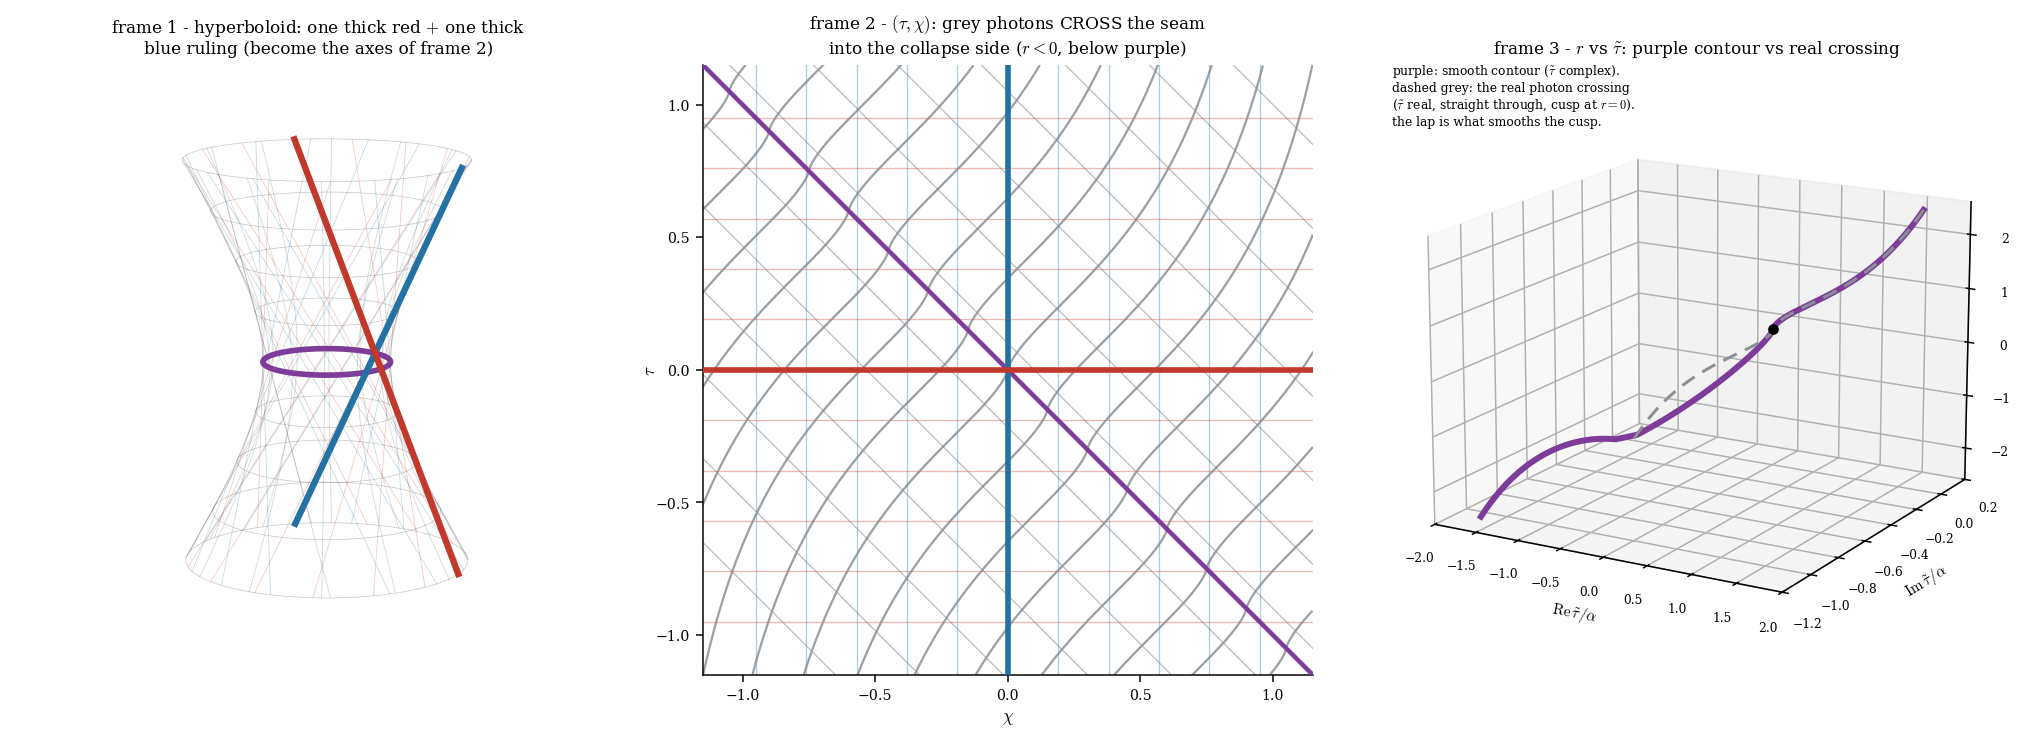

This chart was generated by the following Python code:
import numpy as np, matplotlib
matplotlib.use('Agg'); import matplotlib.pyplot as plt
from mpl_toolkits.mplot3d import Axes3D  # noqa
from scipy.integrate import solve_ivp
plt.rcParams.update({'font.family':'serif','font.size':9,'mathtext.fontset':'cm'})
RED,BLUE,GREY,BLACK,PURPLE='#c0392b','#2471a3','#8a8f94','#111111','#7d3c98'
M2=2/(3*np.sqrt(3)); A=M2**(1/3); zmax=2.0
fig=plt.figure(figsize=(15,5.6))

# frame 1: hyperboloid - all four faint + ONE thick red + ONE thick blue ruling
axH=fig.add_subplot(1,3,1,projection='3d')
for zc in np.linspace(-zmax,zmax,9):
    R=np.sqrt(1+zc**2); ph=np.linspace(0,2*np.pi,80)
    axH.plot(R*np.cos(ph),R*np.sin(ph),zc+0*ph,color=BLACK,lw=0.4,alpha=0.22)
zz=np.linspace(-zmax,zmax,40); RR=np.sqrt(1+zz**2)
for phi in np.linspace(0,2*np.pi,13)[:-1]:
    axH.plot(RR*np.cos(phi),RR*np.sin(phi),zz,color=GREY,lw=0.5,alpha=0.32)
t=np.linspace(-zmax,zmax,50)
ruling=lambda phi,sg:(np.cos(phi)-sg*t*np.sin(phi),np.sin(phi)+sg*t*np.cos(phi),t)
for phi in np.linspace(0,2*np.pi,16)[:-1]:
    x,y,z=ruling(phi,1);  axH.plot(x,y,z,color=RED, lw=0.4,alpha=0.28)
    x,y,z=ruling(phi,-1); axH.plot(x,y,z,color=BLUE,lw=0.4,alpha=0.28)
ph=np.linspace(0,2*np.pi,240); axH.plot(np.cos(ph),np.sin(ph),0*ph,color=PURPLE,lw=3.0)
phi0=np.linspace(0,2*np.pi,16)[3]; tf=np.linspace(-zmax,zmax,50)
axH.plot(np.cos(phi0)+tf*np.sin(phi0),np.sin(phi0)-tf*np.cos(phi0),tf,color=BLUE,lw=3.4)
axH.plot(np.cos(phi0)-tf*np.sin(phi0),np.sin(phi0)+tf*np.cos(phi0),tf,color=RED, lw=3.4)
axH.view_init(elev=12,azim=-58); axH.set_box_aspect((1,1,1.3)); axH.set_axis_off()
axH.set_title('frame 1 - hyperboloid: one thick red $+$ one thick\nblue ruling (become the axes of frame 2)',fontsize=9)

# frame 2: tau-chi ; photons now CROSS the seam into the collapse side (signed r, integrated in tau~)
axO=fig.add_subplot(1,3,2); X0,X1=-1.15,1.15
def rsig(tt): s=np.sinh(1.5*tt); return A*np.sign(s)*np.abs(s)**(2/3)
def rprime(tt,h=1e-6): return (rsig(tt+h)-rsig(tt-h))/(2*h)
for d in np.linspace(-1.8,2.0,13):
    axO.plot([X0,X1],[d-X0,d-X1],color=BLACK,lw=0.6,alpha=0.30)     # const r (diagonal)
for c in np.linspace(-0.95,0.95,11):
    if abs(c)>1e-6:
        axO.plot([c,c],[X0,X1],color=BLUE,lw=0.7,alpha=0.35)
        axO.plot([X0,X1],[c,c],color=RED, lw=0.7,alpha=0.35)
def photon(chi_seam,Ts=4.0):
    rhs=lambda ttil,y:[1.0/(1.0+rprime(ttil))]
    sP=solve_ivp(rhs,[0,Ts],[chi_seam],max_step=0.01,rtol=1e-8)
    sM=solve_ivp(rhs,[0,-Ts],[chi_seam],max_step=0.01,rtol=1e-8)
    ttil=np.concatenate([sM.t[::-1],sP.t]); chi=np.concatenate([sM.y[0][::-1],sP.y[0]]); tau=ttil-chi
    m=(chi>=X0)&(chi<=X1)&(tau>=X0)&(tau<=X1); return chi[m],tau[m]
for cs in np.linspace(-1.05,1.05,15):
    ch,ta=photon(cs)
    if len(ch)>2: axO.plot(ch,ta,color=GREY,lw=1.2,alpha=0.85)
axO.axvline(0.0,color=BLUE,lw=3.0,zorder=6)                          # chi=0 axis (thick blue)
axO.axhline(0.0,color=RED, lw=3.0,zorder=6)                          # tau=0 axis (thick red)
axO.plot([X0,X1],[-X0,-X1],color=PURPLE,lw=2.4,zorder=5)             # seam r=0
axO.set_xlim(X0,X1); axO.set_ylim(X0,X1); axO.set_aspect('equal')
axO.set_xlabel(r'$\chi$'); axO.set_ylabel(r'$\tau$',labelpad=-2); axO.tick_params(labelsize=7.5)
for s in ['top','right']: axO.spines[s].set_visible(False)
axO.set_title('frame 2 - $(\\tau,\\chi)$: grey photons CROSS the seam\ninto the collapse side ($r{<}0$, below purple)',fontsize=9)

# frame 3: r vs tau~ ; purple collapsed mix (real reading crosses seam; complex contour smooths it)
axR=fig.add_subplot(1,3,3,projection='3d')
def tau_of_r(r): z=(complex(r)/A)**1.5; return (2.0/3.0)*np.arcsinh(z)
rr=np.linspace(2.6,-2.6,500); T=np.array([tau_of_r(r) for r in rr])
axR.plot(T.real,T.imag,rr,color=PURPLE,lw=3.2,label='smooth complex contour')
# the REAL photon reading: tau~ real, signed r, straight through 0 (the cusp) - dashed
rre=np.linspace(2.6,-2.6,400); tre=np.array([(2.0/3.0)*np.arcsinh(np.sign(r)*np.abs(r/A)**1.5) for r in rre])
axR.plot(tre,0*rre,rre,color=GREY,lw=1.6,ls=(0,(5,3)),label='real photon reading ($\\mathrm{Im}=0$, cusp at $r{=}0$)')
axR.scatter([0],[0],[0],color='k',s=22)
axR.text2D(0.0,0.90,'purple: smooth contour ($\\tilde\\tau$ complex).\ndashed grey: the real photon crossing\n($\\tilde\\tau$ real, straight through, cusp at $r{=}0$).\nthe lap is what smooths the cusp.',fontsize=6.6,transform=axR.transAxes)
axR.set_xlabel(r'$\mathrm{Re}\,\tilde\tau/\alpha$',fontsize=8,labelpad=2)
axR.set_ylabel(r'$\mathrm{Im}\,\tilde\tau/\alpha$',fontsize=8,labelpad=2)
axR.set_zlabel(r'$r/\alpha$ (independent, vertical)',fontsize=8,labelpad=3)
axR.set_xlim(-2,2); axR.set_ylim(-1.2,0.2); axR.set_zlim(-2.6,2.6)
axR.view_init(elev=16,azim=-60); axR.tick_params(labelsize=6.5)
axR.set_title('frame 3 - $r$ vs $\\tilde\\tau$: purple contour vs real crossing',fontsize=9)
plt.tight_layout(); plt.savefig('build_all_frames.png',dpi=135,bbox_inches='tight')
print('wrote build_all_frames.png')
